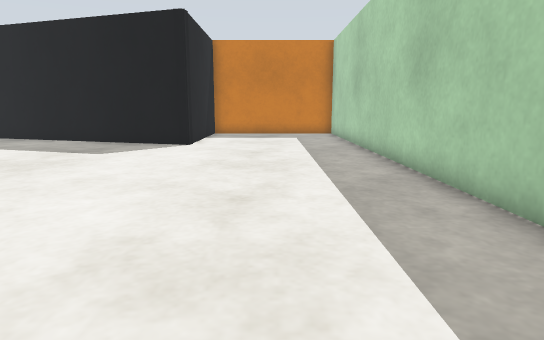
View 1 (above)

22 first-person views from a walk through a Gazebo world. The camera is 0.72 m above the floor, tilts 10° down and sees 75° across. The floor is counted in squares, 0.5 m on a side. Each view is taken from the middle of a square. On the plan, view 1 faces up. The plan holds only what a view shows up to about 15 squares ahead; the rest is blank. The place goes on beyond the plan.

View 2
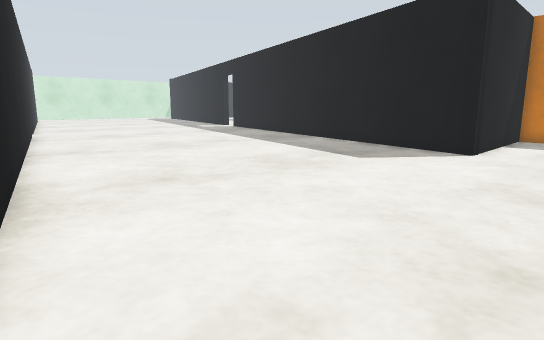

View 3
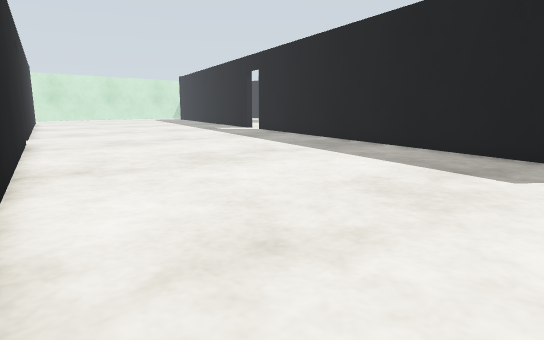

View 4
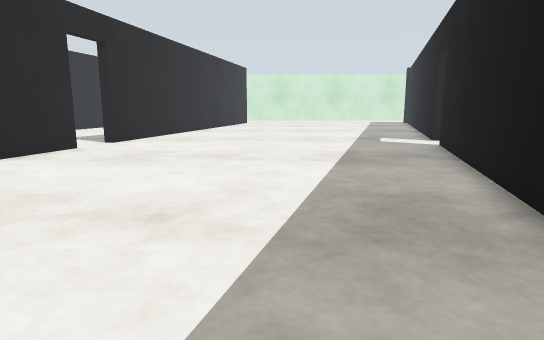

View 5
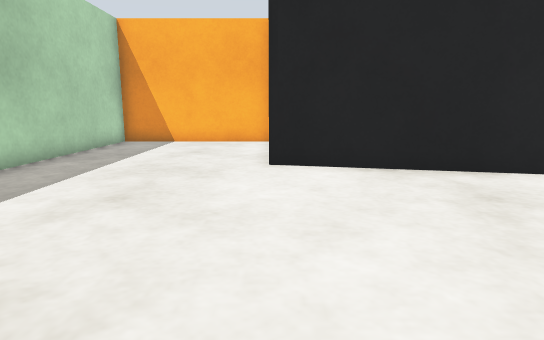

View 6
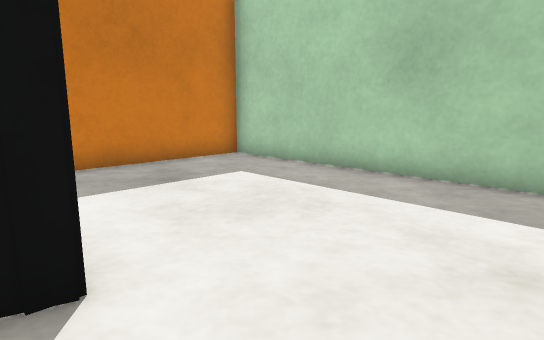

View 7
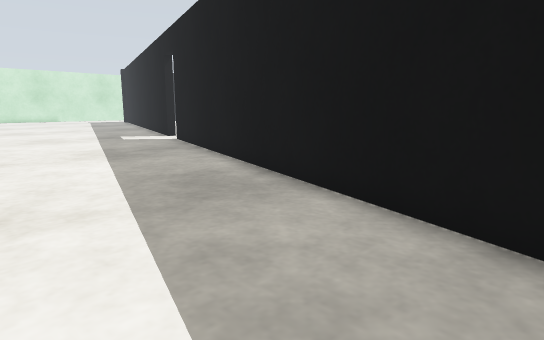

View 8
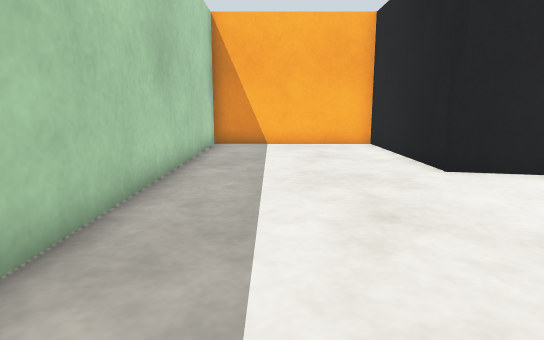

View 9
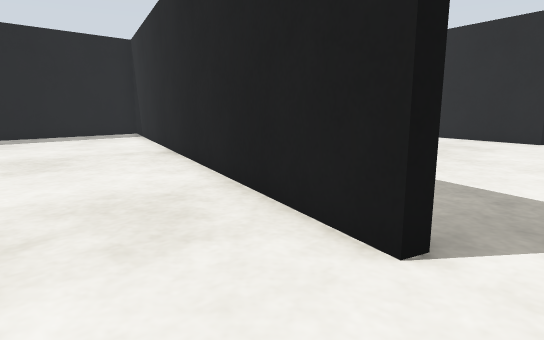

View 10
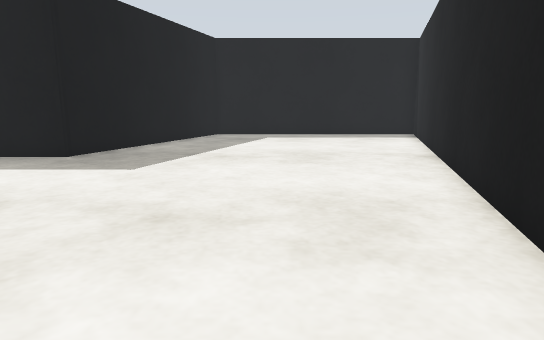

View 11
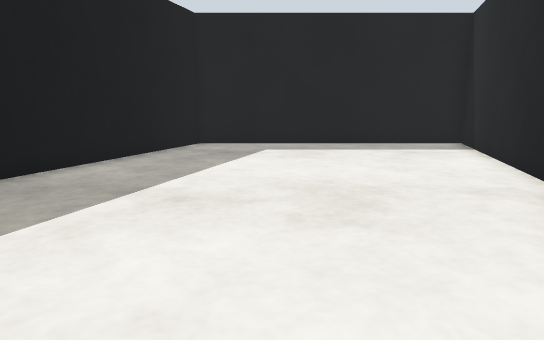

View 12
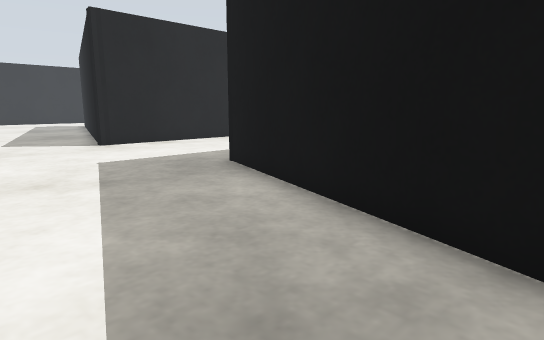

View 13
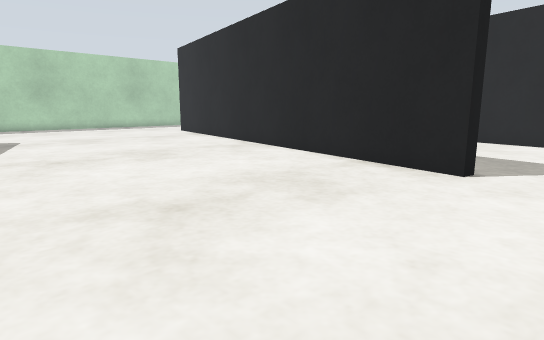

View 14
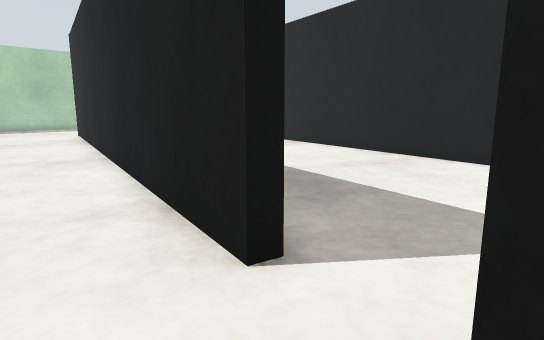

View 15
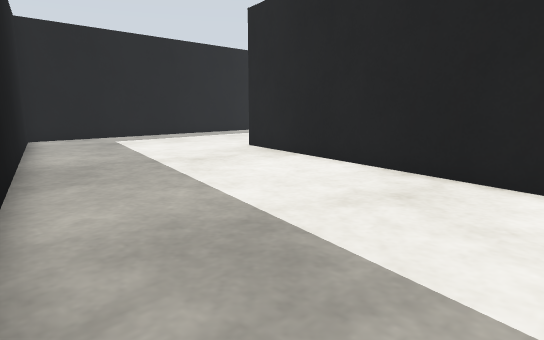

View 16
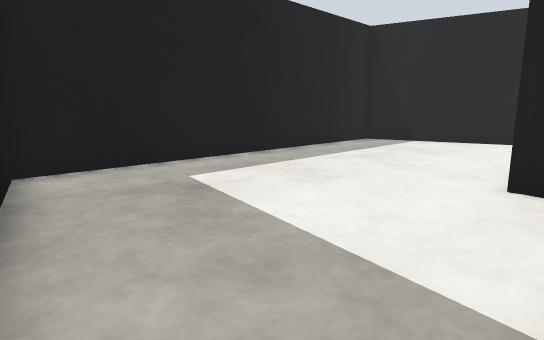

View 17
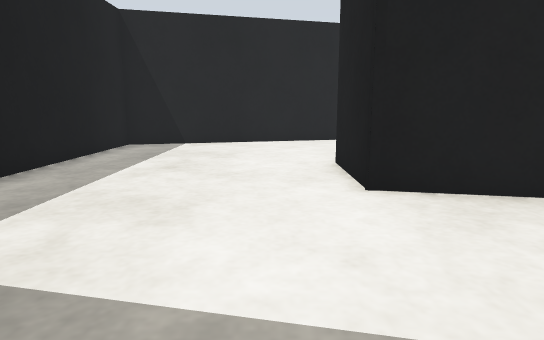

View 18
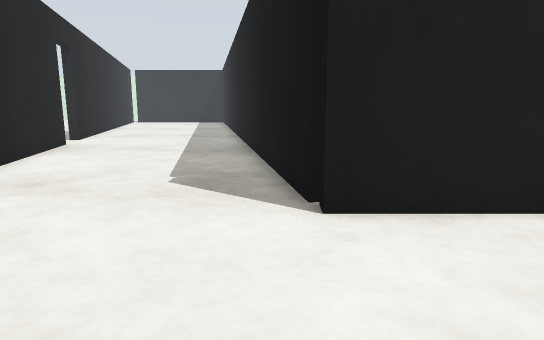

View 19
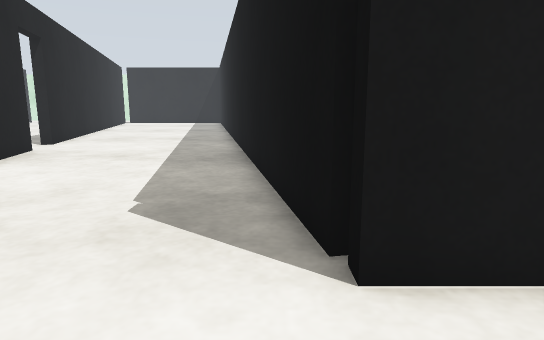

View 20
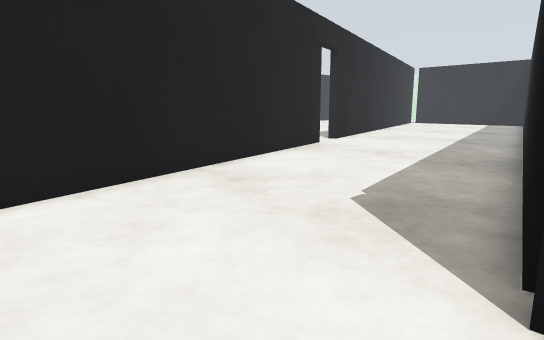

View 21
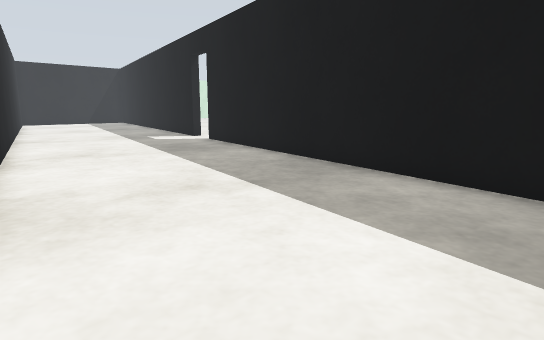

View 22
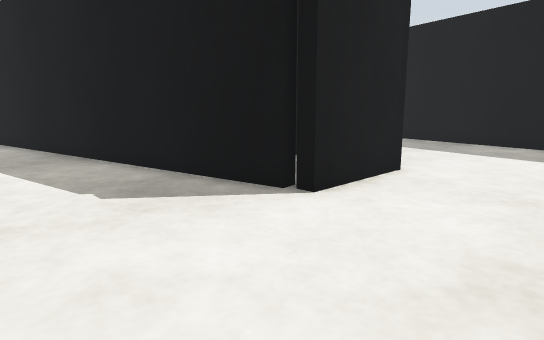

### Floor plan
Points are (right, up) in squares from view 1. A wall is a line through its corners. A room is listed if a view was taken in it or the views show most of it. See-through windows are left out.
Room 1 (views 1, 2, 3, 4, 5, 6, 7, 8, 13, 14)
walls: (-3.3, 13.8) (-21.7, 19.5); (-3.1, 14.3) (-3.3, 13.8) (-3.6, 13.8); (-20.7, 6) (-3, 2.1) (-3, -4.2) (3.3, -4.2) (3.3, 19.9) (-3.2, 19.9) (-3.2, 13.8); (-23.5, 6.6) (-22.6, 6.4)
ways out: open door at (-22.5, 20) to room 2; open door at (-21.5, 6) to room 3
Room 2 (views 9, 10, 11, 12)
walls: (-19.2, 27) (-19.6, 27); (-19.1, 27.4) (-19.2, 26.9) (-21.4, 27.5); (-21.6, 19.9) (-3.6, 14.3) (-3.6, 25) (-12.6, 28) (-12.6, 28.5); (-19.2, 28.5) (-19.2, 26.9)
ways out: open door at (-22.5, 20) to room 1
Room 3 (views 15, 16, 17, 18, 19, 20, 21, 22)
walls: (-11.3, -7) (-11.3, -7.4) (-23.5, -9.6); (-23.6, -1.5) (-10.7, -4.1) (-10.7, -7.3) (-11.1, -7.3); (-20, -16.1) (-3.4, -11.8) (-3.4, 1.8) (-19.7, 5.4); (-23.5, -17) (-21.9, -16.6) (-21.8, -17.1)
ways out: open door at (-21.5, 6) to room 1; open door at (-21.5, -17); open door at (-20, -16)

Where each view was taken, in squares from view 1:
view 1: 0 up, 0 right, facing up
view 2: 2 up, 0 right, facing up-left
view 3: 3 up, 4 left, facing up-left
view 4: 13 up, 8 left, facing left
view 5: 11 up, 3 left, facing down
view 6: 11 up, 4 left, facing up-right
view 7: 11 up, 7 left, facing up-left
view 8: 10 up, 1 right, facing down
view 9: 23 up, 23 left, facing down-right
view 10: 22 up, 23 left, facing right
view 11: 22 up, 18 left, facing right
view 12: 22 up, 5 left, facing up-left
view 13: 14 up, 23 left, facing down-right
view 14: 8 up, 23 left, facing down-right
view 15: 5 up, 21 left, facing down-right
view 16: 3 up, 12 left, facing down-right
view 17: 2 up, 9 left, facing down
view 18: 8 down, 6 left, facing left
view 19: 8 down, 8 left, facing left
view 20: 7 down, 8 left, facing down-left
view 21: 4 down, 7 left, facing up-left
view 22: 12 down, 7 left, facing up-left
